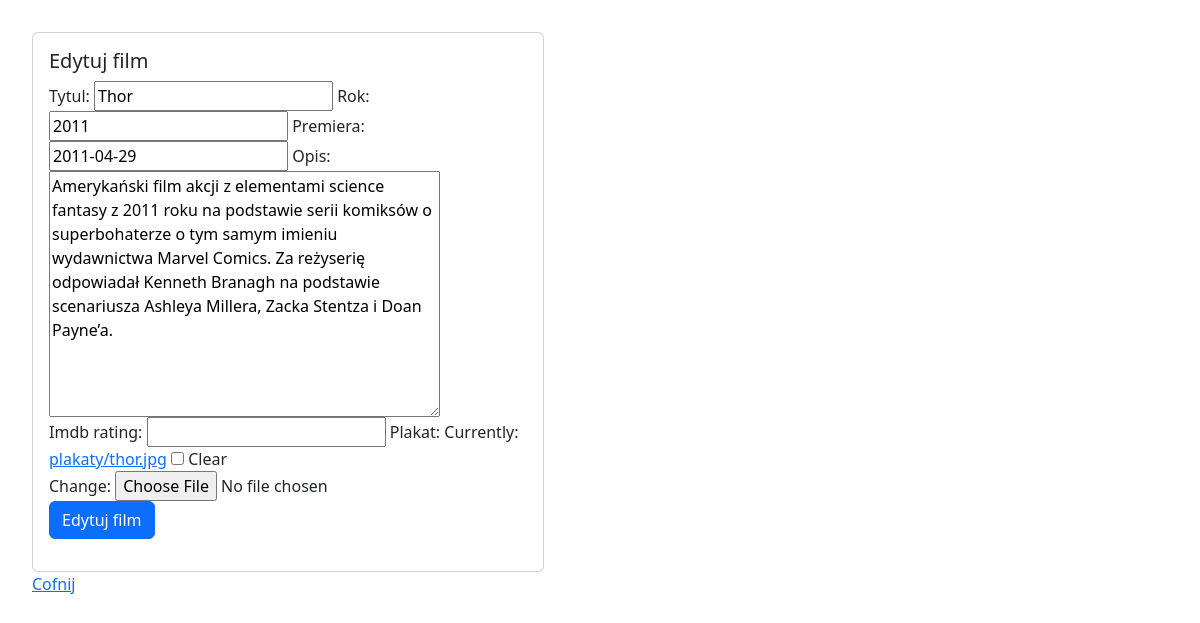
The page /filmy/edytuj/3 (signed in) on the database its author committed.
### filmyweb/models.py (models this page shows, shortened)
class Film(models.Model):
    tytul= models.CharField(max_length=60,  blank= False ,unique=True)
    rok = models.PositiveSmallIntegerField(default=2000)
    opis = models.TextField(default="")
    premiera = models.DateField(null=True, blank=True)
    imdb_rating=models.DecimalField(max_digits= 4, decimal_places= 2, null=True, blank=True)
    plakat = models.ImageField(upload_to="plakaty", null=True, blank= True)

### filmyweb/views.py (the view)
# urls.py: path('edytuj/<int:id>',edytuj_film , name="edytuj_film"),
@login_required
def edytuj_film(request,id):
    film = get_object_or_404(Film,pk=id)
    form = FilmForm(request.POST or None, request.FILES or None, instance=film)
    if form.is_valid():
        form.save()
        return redirect(wszystkie_filmy)
    return render(request,'nowy_film.html',{'form':form, 'nowy':False})

### filmyweb/forms.py
class FilmForm(ModelForm):
    class Meta:
        model = Film
        fields = ['tytul','rok','premiera','opis','imdb_rating','plakat']

### templates/nowy_film.html (shortened to what this page needs)
{%extends 'glowny.html'%}
{% load bootstrap %}
{% block strona %}
    <div class="card" style="width: 32rem;">
        <div class="card-body">
            {%if nowy%}
                <h5 class="card-title">Dodaj film </h5>
                {% else %}
                    <h5 class="card-title">Edytuj film </h5>
                {% endif %}
            <form method="post" enctype="multipart/form-data">
        {{form | bootstrap}}
                {%if nowy%}
                <br><button type="submit"class="btn btn-primary">Nowy film</button>
                {% else %}
                    <button type="submit"class="btn btn-primary">Edytuj film</button>
                {% endif %}
    </form>
        </div>
    </div>
    <a href="{% url 'wszystkie_filmy' %} ">Cofnij</a>
{% endblock %}

### moje_static/moj.css (style rules this page uses)
body { padding: 2rem; }
.card { width=36rem; }

### rows shown on the page
Film: tytul "Thor", rok "2011", premiera "2011-04-29", opis "Amerykański film akcji z elementami science fantasy z 2011 roku na podstawie serii komiksów o superbohaterze o tym samym imieniu wydawnictwa Marvel Comics. Za reżyserię odpowiadał Kenneth Branagh na podstawie scenariusza Ashleya Millera, Zacka Stentza i Doan Payne’a."
